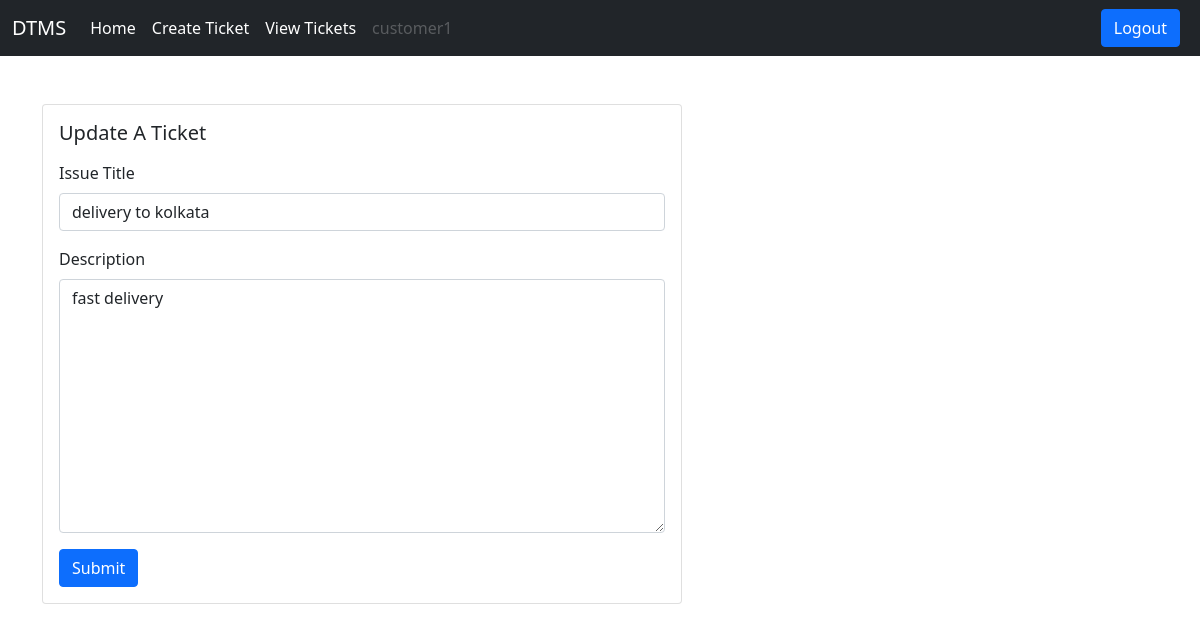
Screenshot of /ticket/update-ticket/6/ (signed in) with the database file from the repository.
### users/models.py (models this page shows, shortened)
class User(AbstractUser):
    is_customer = models.BooleanField(default=False)
    is_engineer = models.BooleanField(default=False)

### ticket/models.py (models this page shows, shortened)
class Ticket(models.Model):
    status_choices =(
        ('Active','Active'),
        ('Completed','Completed'),
        ('Pending','Pending')
    )
    ticket_number = models.UUIDField(default=uuid.uuid4)
    title = models.CharField(max_length=100)
    description = models.TextField()
    created_by = models.ForeignKey(User, on_delete=models.CASCADE, related_name='created_by')
    date_created = models.DateTimeField(auto_now_add=True)
    assigned_to = models.ForeignKey(User, on_delete=models.DO_NOTHING, null= True , blank = True)
    is_resolved = models.BooleanField(default=False)
    accepted_date = models.DateTimeField(null=True, blank=True)
    close_date = models.DateTimeField(null=True, blank=True)
    ticket_status = models.CharField(max_length=15, choices=status_choices)

### ticket/views.py (the view)
# urls.py: path('update-ticket/<int:pk>/',views.update_ticket, name='update-ticket'),
@login_required
def update_ticket(request,pk):
    ticket = Ticket.objects.get(pk=pk)
    if not ticket.is_resolved:
        if request.method == 'POST':
            form = UpdateTicketForm(request.POST, instance=ticket)
            if form.is_valid():
                form.save()
                messages.info(request,'Your ticket has been updated and all the changes are saved in the Database')
                return redirect('dashboard')
            else:
                messages.warning(request,'Something went wrong. Please check the form inputs')
        else:
            form = UpdateTicketForm(instance=ticket)
            context = {'form':form}
            return render(request,'ticket/update_ticket.html',context)
    else:
        messages.warning(request, 'You cannot make any Changes')
        return redirect('dashboard')

### ticket/form.py
class UpdateTicketForm(forms.ModelForm):
    class Meta:
        model = Ticket
        fields = ['title','description']

### templates/ticket/update_ticket.html (shortened to what this page needs)
{% extends 'base.html'%}
{% load widget_tweaks %}
{%block content%}
<div class="row">
    <div class="col-md-6">
        <div class="card mx-auto" style="width: 40rem;">
            <div class="card-body">
                <h5 class="card-title mb-3">Update A Ticket</h5>
                <form method="POST">
                    <div class="mb-3">
                        <label for "exampleInputEmail1" class="form-label">Issue Title</label>
                        {%render_field form.title class="form-control"%}
                    </div>
                    <div class="mb-3">
                        <label for="exampleInputPassword1" class="form-label">Description</label>
                        {%render_field form.description class="form-control"%}
                    </div>
                    <button  class="btn btn-primary">Submit</button>
                </form>
            </div>
        </div>
    </div>
</div>
{%endblock content%}

### templates/base.html (shortened to what this page needs)
<!DOCTYPE html>
<html lang="en">
  <head>
    <link
      href="https://cdn.jsdelivr.net/npm/bootstrap@5.0.2/dist/css/bootstrap.min.css"
      rel="stylesheet"
    />
  </head>
  <body>
    {% if request.user.is_customer %}
    <nav class="navbar navbar-expand-lg navbar-dark bg-dark">
      <div class="container-fluid">
        <a class="navbar-brand" href="/">DTMS</a>
        <div class="collapse navbar-collapse" id="navbarSupportedContent">
          <ul class="navbar-nav me-auto mb-2 mb-lg-0">
            <li class="nav-item">
              <a class="nav-link active" aria-current="page" href="/">Home</a>
            </li>
            <li class="nav-item">
              <a class="nav-link active" href="{%url 'create-ticket' %}">Create Ticket</a>
            </li>
            <li class="nav-item">
              <a class="nav-link active" href="{%url 'all-tickets' %}">View Tickets</a>
            </li>
            <li class="nav-item">
              <a
                class="nav-link disabled"
                href="#"
                tabindex="-1"
                aria-disabled="true"
                >{{request.user.username}}</a
              >
            </li>
          </ul>
          <a href="{% url 'logout' %}" class="btn btn-primary me-2">Logout</a>
        </div>
      </div>
    </nav>
    {% endif %}
    <div class="container mt-5">
       {%block content%} {%endblock content%}
    </div>
  </body>
</html>

### rows the page displays
User: user.username "customer1"
Ticket: title "delivery to kolkata", description "fast delivery"
